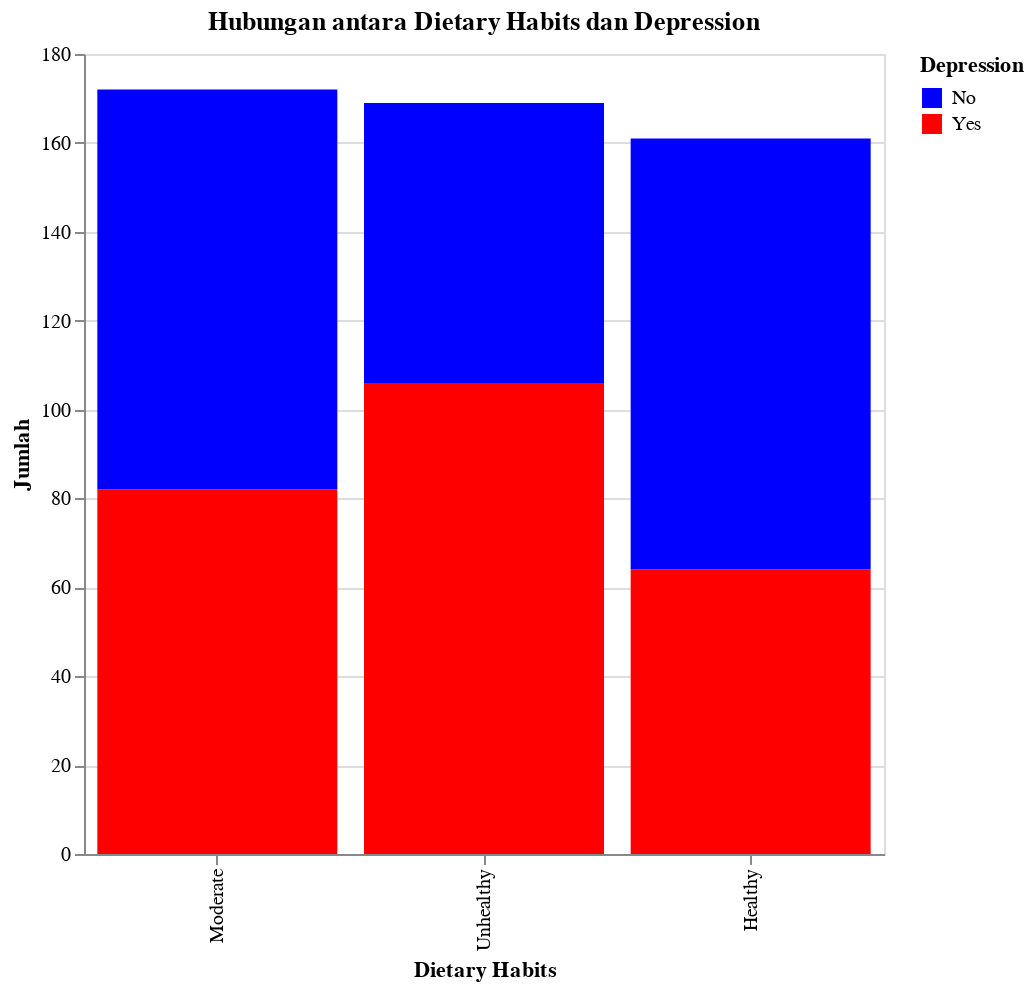

The notebook cell this image was saved under:
### Code cell
cross_tab_long2 = cross_tab2.reset_index().melt(id_vars='Dietary Habits', 
                                             value_vars=['Yes', 'No'], 
                                             var_name='Depression', 
                                             value_name='Count')

chart2 = alt.Chart(cross_tab_long2).mark_bar().encode(
    x=alt.X('Dietary Habits', sort='-y'),
    y=alt.Y('Count', title='Jumlah'),
    color=alt.Color('Depression',scale=alt.Scale(range=['blue', 'red'])),
    tooltip=['Dietary Habits', 'Depression', 'Count']
).properties(
    title='Hubungan antara Dietary Habits dan Depression',
    width=400,  # Atur lebar chart menjadi 600 piksel
    height=400  # Atur tinggi chart menjadi 400 piksel
).interactive()

chart2.display()

### Figure 1 — Vega-Lite specification as saved in the notebook (floating-point values rounded to 4 significant figures)
{"config": {"view": {"continuousWidth": 300, "continuousHeight": 300}}, "data": {"name": "data-9980d3032eed4bbe17f7bd7616e13ee4"}, "mark": {"type": "bar"}, "encoding": {"color": {"field": "Depression", "scale": {"range": ["blue", "red"]}, "type": "nominal"}, "tooltip": [{"field": "Dietary Habits", "type": "nominal"}, {"field": "Depression", "type": "nominal"}, {"field": "Count", "type": "quantitative"}], "x": {"field": "Dietary Habits", "sort": "-y", "type": "nominal"}, "y": {"field": "Count", "title": "Jumlah", "type": "quantitative"}}, "height": 400, "params": [{"name": "param_2", "select": {"type": "interval", "encodings": ["x", "y"]}, "bind": "scales"}], "title": "Hubungan antara Dietary Habits dan Depression", "width": 400, "$schema": "https://vega.github.io/schema/vega-lite/v5.20.1.json", "datasets": {"data-9980d3032eed4bbe17f7bd7616e13ee4": [{"Dietary Habits": "Unhealthy", "Depression": "Yes", "Count": 106}, {"Dietary Habits": "Moderate", "Depression": "Yes", "Count": 82}, {"Dietary Habits": "Healthy", "Depression": "Yes", "Count": 64}, {"Dietary Habits": "Unhealthy", "Depression": "No", "Count": 63}, {"Dietary Habits": "Moderate", "Depression": "No", "Count": 90}, {"Dietary Habits": "Healthy", "Depression": "No", "Count": 97}]}}
